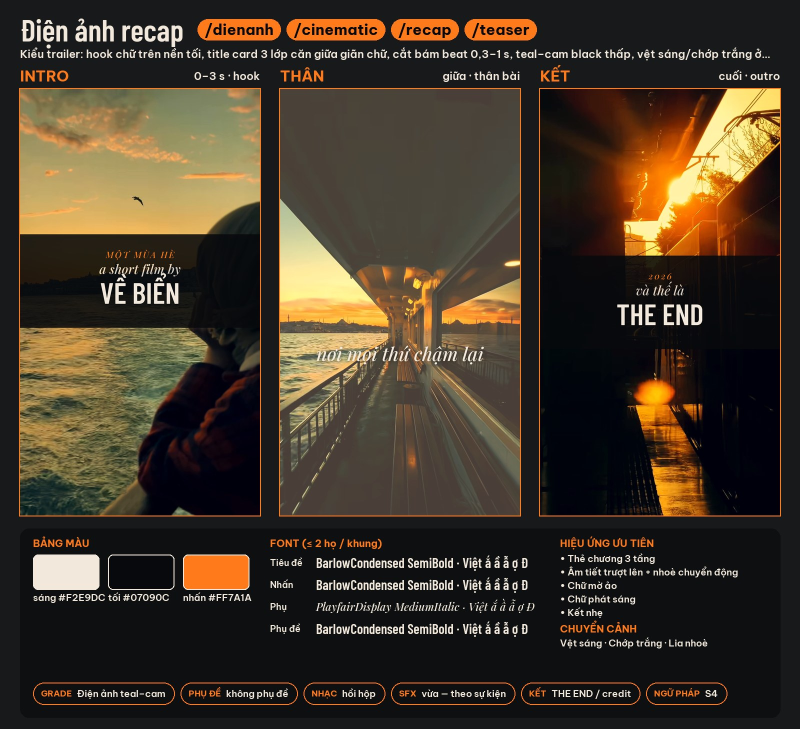
#> input picture app/v3/phong_cach/minh-hoa/dienanh.jpg, 1600 x 1457 px (shown at 1/2 size)
$ python -i khung.py   (imports and definitions only)   (older library calls are emulated)
#> lines starting #> are read from the running program, lines starting #| are printed output that depends on the picture; after the words box and inside, x2 and y2 are one past the last pixel; in counts of white or black regions, pixels touching at a corner belong together
### app/v3/chung.py
# -*- coding: utf-8 -*-
"""Studio AI — lõi dùng chung: đường dẫn, cấu hình, JSON, chạy lệnh, ffprobe, băm, đo thời gian, phần cứng.
Mọi mô-đun import `chung` và KHÔNG ghi cứng đường dẫn."""
import hashlib, json, os, subprocess, sys, time, unicodedata, shutil, platform, re, threading, random

APP = os.path.dirname(os.path.abspath(__file__))          # .../app/v3  — lõi mới (1.3) của Studio
SKILL = os.path.dirname(APP)                               # .../app      — gói Studio (giao diện, bản quyền, cập nhật)
NFC = lambda s: unicodedata.normalize("NFC", s) if isinstance(s, str) else s
_CFG = None

MAC_DINH = {
    "khung_mac_dinh": [1080, 1920], "fps_mac_dinh": 30, "proxy_cao": 0, "alpha_canh_ngan": 0, "alpha_ref": 0,   # 0 = theo năng lực máy đo được
    "whisper": {"model": "", "beam": 1, "vad": True, "compute": "int8"},                                           # "" = theo năng lực máy
    "ai": {"model": "", "model_nhanh": "", "toi_da_luot": 2, "claude": ""},
    # 1.2.21: 16:9 có bảng riêng (trước dùng số của 9:16 → video ngang chừa đáy 22 %)
    "vung_an_toan": {"9:16": {"tren": 0.08, "duoi": 0.22, "trai": 0.04, "phai": 0.10}, "16:9": {"tren": 0.06, "duoi": 0.10, "trai": 0.05, "phai": 0.05}},
    "am": {"giong_lufs": -16, "nhac_db": -20, "dinh_dbtp": -2.0},
    "ffmpeg_im_toi_da_giay": 300,      # ffmpeg không tiến trong N giây = treo (giết, trả 124) — cai-dat.json của Studio đè qua cau-hinh v3
    "giu_cache_ngay": 3,               # cache/khuc cũ hơn N ngày xoá sau khi dựng xong
    "tang_toc": "auto",                # "cpu" = không hwaccel / không encoder phần cứng / ORT CPU (hoặc env STUDIO_CPU_ONLY=1)
}


class ThieuTruong(Exception):
    """máy KHÔNG tự điền số thẩm mỹ: thiếu trường trong công thức / quyet-dinh.json → trả AI danh sách
    [{"duong": "quyet_dinh.am.giong_lufs", "ma": "thieu_truong", "goi_y": "..."}] (khớp hợp đồng v3/ai/hop_dong.py)"""

    def __init__(self, loi):
        self.loi = [l if isinstance(l, dict) else {"duong": str(l), "ma": "thieu_truong"} for l in (loi or [])]
        super().__init__("thieu_truong: " + ", ".join(l.get("duong", "?") for l in self.loi))


def _tron(a, b):
    for k, v in (b or {}).items():
        if isinstance(v, dict) and isinstance(a.get(k), dict):
            _tron(a[k], v)
        else:
            a[k] = v
    return a


def cau_hinh():
    """mặc định của lõi + mục "v3" trong cau-hinh.json của Studio (người dùng/bộ cài ghi; cập nhật không đè)"""
    global _CFG
    if _CFG is None:
        g = doc_json(os.path.join(SKILL, "cau-hinh.json"), {}) or {}
        c = json.loads(json.dumps(MAC_DINH))
        _tron(c, g.get("v3") or {})
        kho = g.get("kho") or {}
        c.setdefault("kho_goc", c.get("kho_goc") or kho.get("bo_mua") or kho.get("duong_dan") or "")
        _CFG = c
    return _CFG


def _data_studio():
    return os.path.expanduser(os.environ.get("STUDIO_DATA") or "~/.studio-edit-video")


def duong(khoa):
    """đường dẫn chuẩn: app · skill · du_lieu · ho_so · du_an · kho_chi_muc · mo_hinh · font_mac_dinh · kho_goc · tai_len · nhat_ky · python · ffmpeg · ffprobe"""
    c = cau_hinh()
    dl = os.path.expanduser(c.get("du_lieu") or os.path.join(_data_studio(), "v3"))
    m = {
        "app": APP, "skill": SKILL, "du_lieu": dl,
        "ho_so": os.path.join(SKILL, "nao", "ca-nhan"),                 # dùng chung hồ sơ kênh của Studio
        "du_an": os.path.expanduser(c.get("du_an") or "~/Videos/studio-du-an"),
        "kho_chi_muc": os.path.join(dl, "kho-chi-muc"),
        "mo_hinh": os.path.join(APP, "mo-hinh"), "font_mac_dinh": os.path.join(APP, "font-mac-dinh"),
        "tai_len": os.path.join(dl, "tai-len"), "nhat_ky": os.path.join(dl, "nhat-ky"),
        "kho_goc": c.get("kho_goc", ""),
        "python": sys.executable,
        "ffmpeg": shutil.which("ffmpeg") or "ffmpeg", "ffprobe": shutil.which("ffprobe") or "ffprobe",
    }
    p = m[khoa]
    if khoa in ("du_lieu", "kho_chi_muc", "tai_len", "nhat_ky", "du_an"):
        os.makedirs(p, exist_ok=True)
    return p


def doc_json(p, mac_dinh=None):
    try:
        with open(p, "r", encoding="utf-8") as f:
            return json.load(f)
    except Exception:
        return mac_dinh


# ----------------------------------------------------------------------------- 1.2.19 (E2/E3): OpenCV + đường dẫn có dấu, ổ đĩa, đường ASCII
# [59 lines left out: functions cv_doc, cv_ghi, duong_ascii, o_dia_trong_gb, not called in this run]


def ten_tam(p):
    """tên tệp tạm NGẪU NHIÊN cạnh p (pid + luồng + số ngẫu nhiên): 2 việc song song ghi cùng tệp không giẫm nhau (1.2.21)"""
    return f"{p}.{os.getpid()}-{threading.get_ident() % 100000}-{random.randrange(1 << 20):05x}.tmp"


# [56 lines left out: functions ghi_json, don_tep_tam, doc_jsonl, not called in this run]


_NO_WINDOW = 0x08000000 if os.name == "nt" else 0


# [144 lines left out: functions python_nen, sh, chi_cpu, chay_ffmpeg, popen, not called in this run]


def _bit_depth(pix_fmt):
    m = re.search(r"(10|12|14|16)(?:le|be)?$", pix_fmt or "")
    return int(m.group(1)) if m else 8


# [46 lines left out: function ffprobe, not called in this run]


_CO_FILTER = {}


# [22 lines left out: functions co_filter, loc_mau_vao, not called in this run]


MAU_RA_BT709 = ["-colorspace", "bt709", "-color_primaries", "bt709", "-color_trc", "bt709"]   # gắn thẻ màu cho base/đoạn (đoạn đọc base ra RGB đúng ma trận)


# [11 lines left out: function bam, not called in this run]


def khong_dau(s):
    s = NFC(s or "").replace("đ", "d").replace("Đ", "D")          # đ/Đ không tách dấu khi NFD → đổi TRƯỚC khi bỏ dấu
    return unicodedata.normalize("NFD", s).encode("ascii", "ignore").decode("ascii").lower()


# [19 lines left out: functions slug, log, not called in this run]


class DoThoiGian:
    """with DoThoiGian(du_an, "proxy"): …  → ghi {"buoc","giay","luc"} vào nhat-ky-thoi-gian.json"""

    def __init__(self, du_an, buoc):
        self.du_an, self.buoc = du_an, buoc

    # [4 lines left out: function __enter__, not called in this run]

    _KHOA = threading.Lock()      # R4a (1.2.21): b_doc chạy lời/mặt/khung/b-roll 4 luồng, mỗi luồng một DoThoiGian — đọc-sửa-ghi cùng tệp phải khoá

    # [47 lines left out: functions __exit__, _ung_vien_hw, _thu_hwaccel, not called in this run]


# ---------------------------------------------------------------- phan-cung.json: đọc-sửa-ghi có khoá (1.2.21, 1b)
KHOA_GIU = ("ma_hoa", "giai_ma", "whisper", "proxy", "hwaccel_loi", "encoder_loi", "nang_luc", "chuan")   # khoá của nen_tang/đo — không bị đo lại ghi đè


def _duong_phan_cung():
    return os.path.join(duong("du_lieu"), "phan-cung.json")


# [26 lines left out: function _khoa_tep, not called in this run]


_PC_CACHE = None


# [112 lines left out: functions cap_nhat_phan_cung, _ap_che_do, phan_cung, nho_loi_phan_cung, not called in this run]


HAN_LOI_GIO_TOI_DA = 24.0


# [28 lines left out: functions _epoch_cua, loi_con_hieu_luc, not called in this run]


# ---------------------------------------------------------------- HẠNG MÁY → công suất
BANG_HANG = {
    # whisper · luồng whisper (trừ) · proxy cao · sprite song song (trừ) · x264 preset · MODNet ref · alpha cạnh ngắn · khúc song song
    "A": {"whisper": "large-v3-turbo", "whisper_tru": 1, "proxy_cao": 960, "sprite_tru": 0, "sprite_toi_da": 10, "x264_preset": "veryfast", "alpha_ref": 512, "alpha_canh_ngan": 720, "khuc_song_song": 3},
    "B": {"whisper": "large-v3-turbo", "whisper_tru": 2, "proxy_cao": 960, "sprite_tru": 1, "sprite_toi_da": 6, "x264_preset": "veryfast", "alpha_ref": 512, "alpha_canh_ngan": 720, "khuc_song_song": 2},
    "C": {"whisper": "large-v3-turbo", "whisper_tru": 1, "proxy_cao": 720, "sprite_tru": 1, "sprite_toi_da": 3, "x264_preset": "superfast", "alpha_ref": 384, "alpha_canh_ngan": 540, "khuc_song_song": 1},
    "D": {"whisper": "small", "whisper_tru": 0, "proxy_cao": 540, "sprite_tru": 0, "sprite_toi_da": 2, "x264_preset": "ultrafast", "alpha_ref": 320, "alpha_canh_ngan": 480, "khuc_song_song": 1},
}


NGUONG_TOC_DO = (("A", 120), ("B", 240), ("C", 480))   # giây máy cho 1 phút video thành phẩm → hạng (vượt 480 s → D)
_THU_TU = "ABCD"
GIA_TRI_TRUNG_TINH = {"nhan_giong": 40.0, "tach_nguoi": 60.0, "ma_hoa": 60.0, "o_dia": 5.0}   # thiếu số đo → giữa hạng B


def _so(x, n=1):
    return f"{x:.{n}f}".replace(".", ",")


# [44 lines left out: functions _hang_thong_so, uoc_1_phut, not called in this run]


_TEN_PHAN = {"nhan_giong": "nhận giọng", "tach_nguoi": "tách người", "ma_hoa": "mã hoá", "o_dia": "ổ đĩa"}


# [51 lines left out: functions _uoc_tu_nang_luc, nang_luc_gop, not called in this run]


def nang_luc_con_dung(nl=None):
    nl = (phan_cung().get("nang_luc") if nl is None else nl) or {}
    return bool(nl) and nl.get("khoa") == khoa_chuan() and nl.get("phien") == NANG_LUC_PHIEN


# [108 lines left out: function hang_may, not called in this run]


_MAY_DA_GHI = set()


# [12 lines left out: function may_chon, not called in this run]


# ---------------------------------------------------------------- MÁY BẬN → hạ luồng
_RANH = {"luc": 0.0, "kq": None}


# [37 lines left out: functions _cpu_he_thong, luong_ranh, not called in this run]


# ---------------------------------------------------------------- ĐO TỐC ĐỘ THẬT (một lần lúc cài / bác sĩ)
CHUAN_PHIEN = 2          # đổi cách đo → số cũ hết dùng (1.2.21: đo cùng lúc với bản kê năng lực)
CHUAN_MUC_TIEU = 30.0    # giây — tổng thời gian đo nhắm tới
CHUAN_TRAN = 60.0        # giây — trần cứng (1b: không kéo dài đo quá 60 s tổng)
NANG_LUC_PHIEN = 2
NGUONG_BAN_KHI_DO = 0.3  # ≥ 30% CPU đã bị chiếm lúc đo → số đo thấp hơn thật đáng kể → gắn cờ do_luc_may_ban


# [38 lines left out: functions _driver_gpu, _dau_ffmpeg, not called in this run]


_KHOA = {}


# [5 lines left out: function khoa_chuan, not called in this run]


def chuan_con_dung(ch=None):
    ch = phan_cung().get("chuan") if ch is None else ch
    return bool(ch) and ch.get("khoa") == khoa_chuan() and ch.get("phien") == CHUAN_PHIEN


# [180 lines left out: functions _json_cuoi, _do_o, _doc_khong_dem, _args_enc_do, _do_ma_hoa, _do_giai_ma and 1 more, not called in this run]


_MA_MODNET = r'''
import sys, os, time, json
sys.path.insert(0, sys.argv[1])
import numpy as np
from doc import alpha as A
t0 = time.perf_counter(); s, pv = A._session(); mo = time.perf_counter() - t0
rw, rh, pw, ph = A._kich_thuoc_mang(1080, 1920, 512)
x = A._tien_xu_ly([np.random.default_rng(1).integers(0, 255, (1920, 1080, 3), dtype=np.uint8)], rw, rh, pw, ph)
ghi_chu = ""
try:
    t0 = time.perf_counter(); A._suy_luan(s, x); dau = time.perf_counter() - t0
except Exception as ex:
    ghi_chu = pv + " lỗi: " + str(ex)[:80]
    s, pv = A._session("CPUExecutionProvider")
    t0 = time.perf_counter(); A._suy_luan(s, x); dau = time.perf_counter() - t0
han_s = float(sys.argv[2]) if len(sys.argv) > 2 else 6.0
ds, han = [], time.perf_counter() + han_s
while len(ds) < 20 and (not ds or time.perf_counter() < han):          # 1b: 20 khung (hoặc hết giờ) — trung vị
    t0 = time.perf_counter(); A._suy_luan(s, x); ds.append(time.perf_counter() - t0)
ds.sort()
print("CHUAN" + json.dumps({"modnet_ms": round(1000 * ds[len(ds) // 2], 1), "modnet_ms_dau": round(1000 * dau, 1), "modnet_khung": len(ds),
      "modnet_provider": pv, "modnet_mang": [pw, ph], "modnet_mo_s": round(mo, 2), "modnet_ghi_chu": ghi_chu}))
'''

_MA_WHISPER = r'''
import sys, os, time, json
import numpy as np
skill, luong, ten_cfg = sys.argv[1], int(sys.argv[2]), sys.argv[3]
from faster_whisper import WhisperModel
from faster_whisper.audio import decode_audio
ung_vien = ["mobiuslabsgmbh/faster-whisper-large-v3-turbo", "large-v3-turbo"] if ten_cfg in ("", "large-v3-turbo") else [ten_cfg]
m, ten, t0 = None, None, time.perf_counter()
for uv in ung_vien:
    try:
        m = WhisperModel(uv, device="cpu", compute_type="int8", cpu_threads=luong, local_files_only=True); ten = uv; break
    except Exception:
        pass
nap = time.perf_counter() - t0
if m is None:
    print("CHUAN" + json.dumps({"whisper_loi": "chưa có model " + (ten_cfg or "large-v3-turbo") + " trên máy (không tải mới)"})); sys.exit(0)
GIAY = 10                                         # 1b: 10 s lời
x, am = [], "giong-thu"
for i in range(6):
    p = os.path.join(skill, "v2", "giong-thu", f"giong-{i}.mp3")
    if os.path.isfile(p):
        try:
            x.append(decode_audio(p))
        except Exception:
            pass
    if sum(len(a) for a in x) >= 16000 * GIAY:
        break
if sum(len(a) for a in x) >= 16000 * GIAY:
    x = np.concatenate(x)[:16000 * GIAY].astype(np.float32)
elif x:                                           # lời mẫu ngắn hơn 10 s → lặp cho đủ
    x = np.concatenate(x).astype(np.float32)
    x = np.tile(x, int(np.ceil(16000 * GIAY / max(1, len(x)))))[:16000 * GIAY]
else:                                             # không có lời mẫu → âm tổng hợp (VAD sẽ bỏ hết nên tắt VAD)
    am = "sine"
    t = np.arange(16000 * GIAY) / 16000.0
    x = (0.3 * np.sin(2 * np.pi * 220 * t) * (0.5 + 0.5 * np.sin(2 * np.pi * 3 * t))).astype(np.float32)
t0 = time.perf_counter()
seg, info = m.transcribe(x, language="vi", beam_size=1, vad_filter=(am != "sine"), word_timestamps=True,
                         condition_on_previous_text=False, temperature=0.0)
chu = " ".join(s.text.strip() for s in seg)
nhan = time.perf_counter() - t0
print("CHUAN" + json.dumps({"whisper_giay": round(nhan, 2), "whisper_nap_giay": round(nap, 2), "whisper_model": ten, "whisper_am_giay": GIAY,
      "whisper_luong": luong, "whisper_am": am, "whisper_chu": chu[:60]}, ensure_ascii=False))
'''


# [101 lines left out: function do_chuan, not called in this run]


def ti_le(W, H):
    return "9:16" if H > W else "16:9"


# [55 lines left out: functions vung_an_toan, _ram_win, ram_tong_gb, ram_trong_gb, not called in this run]


def dat_hf_home():
    """1.2.21 (1h): model Whisper (HuggingFace) đặt vào du_lieu/mo-hinh-hf để gỡ cài biết; ĐÃ có cache ở ~/.cache/huggingface (hoặc HF_HOME
    đã đặt) thì giữ nguyên — không làm khách tải lại 1,6 GB. Gọi một lần lúc import chung."""
    if os.environ.get("HF_HOME") or os.environ.get("HUGGINGFACE_HUB_CACHE"):
        return os.environ.get("HF_HOME")
    cu = os.path.expanduser("~/.cache/huggingface")
    try:
        if os.path.isdir(os.path.join(cu, "hub")) and any(x.startswith("models--") for x in os.listdir(os.path.join(cu, "hub"))):
            return None
    except OSError:
        pass
    try:
        p = os.path.join(duong("du_lieu"), "mo-hinh-hf")
        os.makedirs(p, exist_ok=True)
        os.environ["HF_HOME"] = p
        return p
    except Exception:
        return None


try:
    dat_hf_home()
except Exception:
    pass


def du_an_duong(ten):
    return os.path.join(duong("du_an"), ten)

### app/v3/doc/khung.py
# -*- coding: utf-8 -*-
"""MẮT ba tầng — máy chỉ ĐO và ĐƯA ẢNH; AI tự quyết nhìn gì, nhìn bao nhiêu.

TẦNG 1  do(du_an)                 đo 100% khung của proxy (cv2, một lượt): thay đổi so với khung trước, cắt cảnh, độ sáng,
                                  mặt (YuNet — mọi khung ở hạng A/B, mỗi 2 khung hạng C, mỗi 3 khung hạng D), chuyển động nửa dưới,
                                  dấu hiệu có chữ → doc/khung-so.json (mảng theo khung) + doc/khung-giay.json (gộp theo giây)
TẦNG 2  bang(du_an, muc=None)     bảng ảnh cho AI, mật độ theo LƯỢNG THAY ĐỔI: cộng dồn thay_doi, đủ ngưỡng thì lấy một khung.
                                  Ngưỡng tính từ ngân sách khung = f(thời lượng, mức nhìn thua|vua|day) → doc/bang-khung.jpg, -2, -3 …
TẦNG 3  soi(du_an, tu, den, fps=None, o_lon=False)   AI xin nhìn kỹ một đoạn (giây gốc) → doc/soi-<tu>-<den>.jpg (+ -2 …)
tom_tat(du_an) -> str             ≤ 900 ký tự số đo chuyển động cho bản tóm tắt (người điều phối chèn)
muc_nhin(du_an) -> str            viec.json "nhin" → hồ sơ kênh "nhin" → cau-hinh v3.nhin → "vua"

Không có hằng số thẩm mỹ: các số dưới đây là KỸ THUẬT (cỡ ảnh mà AI thu về, đơn vị đo, ngưỡng nhiễu đo từ chính video),
ghi đè được trong cau-hinh.json {"v3": {"khung_nhin": {...}}}.
"""
import json, math, os, sys, threading, time
from collections import deque
from concurrent.futures import ThreadPoolExecutor

import numpy as np
import cv2

sys.path.insert(0, os.path.dirname(os.path.dirname(os.path.abspath(__file__))))
import chung

MUC = ("thua", "vua", "day")
HE_SO_MUC = {"thua": 0.5, "vua": 1.0, "day": 2.0}
KY_THUAT = {
    "o_bang": 160,            # cạnh ngắn một ô bảng tầng 2 (px) — nhỏ hơn thì AI không đọc được chi tiết
    "canh_bang": 1568,        # cạnh dài tối đa của một bảng (px) — AI thu ảnh về cỡ này
    "giay_moi_bang": 30.0,    # mức "vua": khoảng một bảng cho mỗi chừng này giây video
    "khoang_toi_da": 2.0,     # luôn có ít nhất 1 khung mỗi chừng này giây (không có khoảng AI chưa thấy)
    "doi_moi": 1.0,           # ĐƠN VỊ lấy khung ở mức "vua": cộng dồn tỉ lệ điểm ảnh đổi = 1 khung hình (mức khác chia theo hệ số)
    "o_soi": 260,             # cạnh ngắn ô bảng soi (tầng 3)
    "o_soi_lon": 390,         # --o-lon
    "soi_toi_da": 360,        # trần số khung một lần soi (tránh tràn ảnh); vượt → hạ fps và báo
    "canh_mat": 320,          # cạnh ngắn ảnh đưa YuNet (như doc/mat.py)
    "canh_do": 144,           # cạnh ngắn ảnh đo thay đổi
    "canh_chu": 270,          # cạnh ngắn ảnh đo dấu hiệu chữ
}
BUOC_MAT = {"A": 1, "B": 1, "C": 2, "D": 3}
NGUONG_THU = np.array([4, 6, 8, 10, 12, 16, 20, 24, 32], np.int32)   # các mức chênh xám thử để tách nhiễu nén/cảm biến


# [4 lines left out: function _kt, not called in this run]


def _r(x, n=3):
    return None if x is None else round(float(x), n)


# [40 lines left out: functions _ghi_gon, _proxy, _co_nho, _hist_hsv, _dem_tren, not called in this run]


def _diem_chu(gray):
    """dấu hiệu có chữ: vùng cạnh dọc dày, xếp thành dải ngang (dòng chữ) → tỉ lệ diện tích các dải đó (0..1). CHỈ là dấu hiệu."""
    h, w = gray.shape
    gx = cv2.convertScaleAbs(cv2.Sobel(gray, cv2.CV_16S, 1, 0, ksize=3))
    _, b = cv2.threshold(gx, 100, 255, cv2.THRESH_BINARY)
    kx = max(3, int(round(min(w, h) * 0.03)))
    b = cv2.morphologyEx(b, cv2.MORPH_CLOSE, cv2.getStructuringElement(cv2.MORPH_RECT, (kx, 1)))
    n, _, st, _ = cv2.connectedComponentsWithStats(b, connectivity=8)
    if n <= 1:
        return 0.0
    st = st[1:]
    bw, bh, ar = st[:, 2].astype(np.float32), st[:, 3].astype(np.float32), st[:, 4].astype(np.float32)
    chon = (bw >= 2.0 * bh) & (bh >= 0.012 * h) & (bh <= 0.10 * h) & (bw >= 0.05 * w) & (ar >= 0.45 * bw * bh)
    return float((bw[chon] * bh[chon]).sum() / (w * h))


_TL = threading.local()


# [183 lines left out: functions _yunet, _viec_nang, do, muc_nhin, _anh_xa, _tp, not called in this run]


# ═════════════════════════════════════════════ dựng bảng (dùng chung tầng 2 + 3)
_FONT = {}


# [162 lines left out: functions _font, _luoi, _doc_khung, _ve_bang, _nhan, _chon and 1 more, not called in this run]


# ═════════════════════════════════════════════ TẦNG 3 — AI xin nhìn kỹ
def _so_giay(x):
    s = f"{x:.2f}".rstrip("0").rstrip(".")
    return s or "0"


# [66 lines left out: functions soi, _doan, not called in this run]


def _ds_doan(ds, toi_da=6):
    s = ", ".join(f"{a}–{b}s" for a, b in ds[:toi_da])
    return s + (f" (+{len(ds) - toi_da})" if len(ds) > toi_da else "")


# [37 lines left out: function tom_tat, not called in this run]


# [15 lines not run here, left out]

>>> import cv2
>>> picture = cv2.imread('../phong_cach/minh-hoa/dienanh.jpg', cv2.IMREAD_GRAYSCALE)
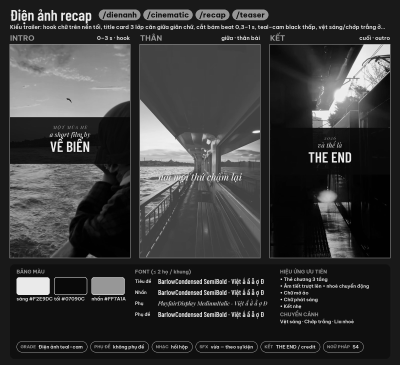
#> picture: shape (1457, 1600) (shown at 1/4 size); min 0, max 255, mean 57.3
>>> result = _diem_chu(picture)
#> in _diem_chu, `gx = cv2.convertScaleAbs(cv2.Sobel(gray, cv2.CV_16S, 1, 0, ksize=3))`:
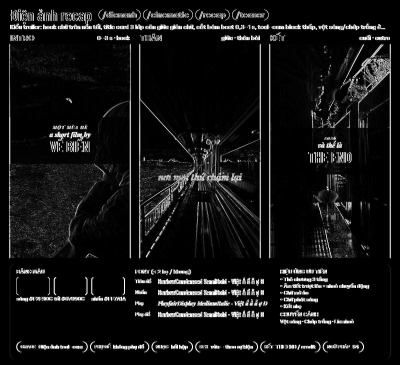
#> gx: shape (1457, 1600) (shown at 1/4 size); min 0, max 255, mean 20
#> in _diem_chu, `_, b = cv2.threshold(gx, 100, 255, cv2.THRESH_BINARY)`:
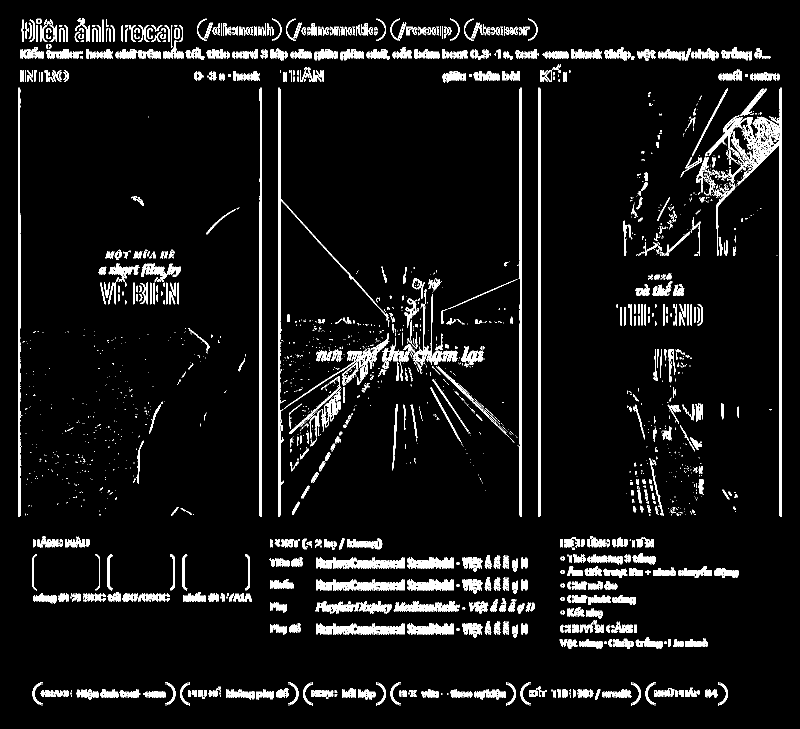
#> b: shape (1457, 1600) (shown at 1/2 size); 6.7% white; 2300 white regions (1453 under 20 px), largest, box (x1, y1, x2, y2) and area: (1411, 175, 1563, 1034) 8244, (557, 175, 777, 1034) 4119, (1077, 175, 1081, 1034) 3428
#> in _diem_chu, `b = cv2.morphologyEx(b, cv2.MORPH_CLOSE, cv2.getStructuringElement(cv2..`:
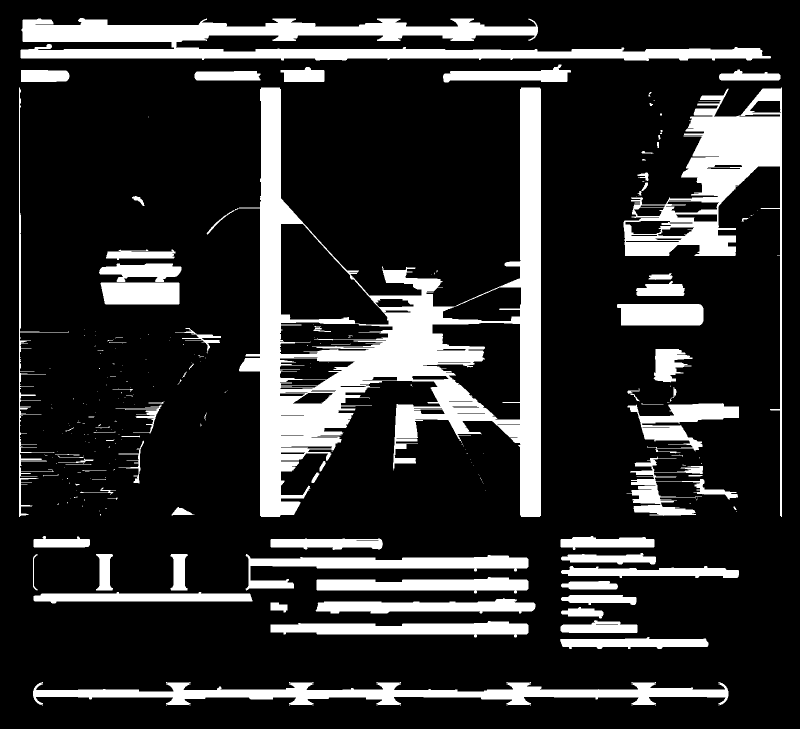
#> b: shape (1457, 1600) (shown at 1/2 size); 18.1% white; 254 white regions (170 under 20 px), largest, box (x1, y1, x2, y2) and area: (413, 175, 1082, 1034) 143746, (41, 36, 1542, 122) 58599, (1247, 175, 1564, 1034) 43684
#> in _diem_chu, `n, _, st, _ = cv2.connectedComponentsWithStats(b, connectivity=8)`: n = 255; st = 255 rows, first 6: [0, 0, 1600, 1457, 1908492], [41, 36, 1501, 86, 58599], [886, 129, 256, 36, 5092], [561, 134, 88, 30, 2041], [1438, 139, 123, 22, 1808], [42, 140, 97, 24, 2215]
#> in _diem_chu, `st = st[1:]`: st = 254 rows, first 6: [41, 36, 1501, 86, 58599], [886, 129, 256, 36, 5092], [561, 134, 88, 30, 2041], [1438, 139, 123, 22, 1808], [42, 140, 97, 24, 2215], [389, 142, 132, 19, 2354]
#> in _diem_chu, `bw, bh, ar = st[:, 2].astype(np.float32), st[:, 3].astype(np.float32),..`: bw = 254 values, max 1501 at index 0, min 1 at index 14, mean 47.82; bh = 254 values, max 859 at index 6, min 1 at index 11, mean 19.03; ar = 254 values, max 143746 at index 7, min 1 at index 25, mean 1664.2
#> result = 0.117
